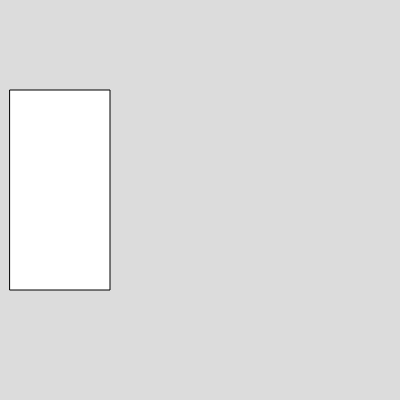
Frame 1 (no input)
Frame 60 (no input): identical to frame 1, image omitted
Frame 120 (the mouse pressed at the canvas centre since frame 60): identical to frame 1, image omitted

The p5.js sketch that drew this single still picture (run headless with seeded random() and noise() and a simulated clock; from frame 60 on, the mouse is pressed at the canvas centre):

// p5.js sketch
// ── sketch.js
function setup() {
  createCanvas(400, 400);
}

function draw() {
  background(220);

  rect(10, 90, 100, 200);
}
